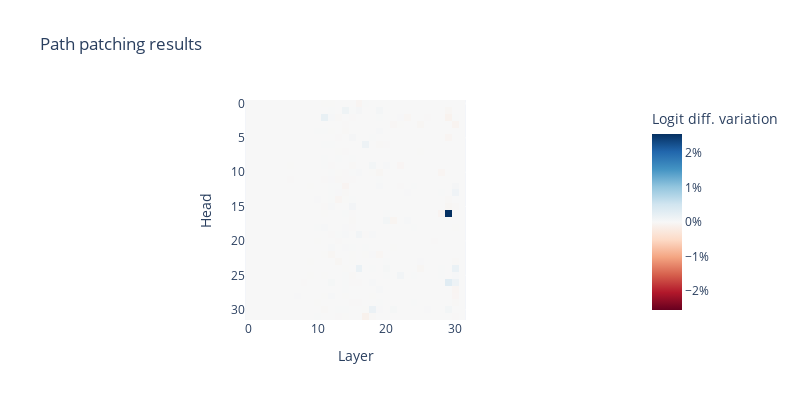

This figure's notebook cell:
### Code cell
results_h31_10_v = analyze_path_to_head([(31, 10)], "v", model, processed_data, begin_layer=0, batch_size=4)

### Figure 1 — Plotly figure (JSON) as saved in the notebook; plotly's stock layout.template omitted (floating-point values rounded to 4 significant figures; data arrays with more than 128 entries replaced by an {"elided": "..."} marker saying what was removed)
{"data": [{"coloraxis": "coloraxis", "hovertemplate": "Layer: %{x}<br>Head: %{y}<br>Logit diff. variation: %{z}<extra></extra>", "name": "0", "type": "heatmap", "xaxis": "x", "yaxis": "y", "z": {"elided": "32x32 float values"}}], "layout": {"coloraxis": {"cmid": 0, "colorbar": {"ticksuffix": "%", "title": {"text": "Logit diff. variation"}}, "colorscale": [[0, "rgb(103,0,31)"], [0.1, "rgb(178,24,43)"], [0.2, "rgb(214,96,77)"], [0.3, "rgb(244,165,130)"], [0.4, "rgb(253,219,199)"], [0.5, "rgb(247,247,247)"], [0.6, "rgb(209,229,240)"], [0.7, "rgb(146,197,222)"], [0.8, "rgb(67,147,195)"], [0.9, "rgb(33,102,172)"], [1, "rgb(5,48,97)"]]}, "height": 400, "title": {"text": "Path patching results "}, "width": 800, "xaxis": {"anchor": "y", "constrain": "domain", "domain": [0, 1], "scaleanchor": "y", "title": {"text": "Layer"}}, "yaxis": {"anchor": "x", "autorange": "reversed", "constrain": "domain", "domain": [0, 1], "title": {"text": "Head"}}}}
